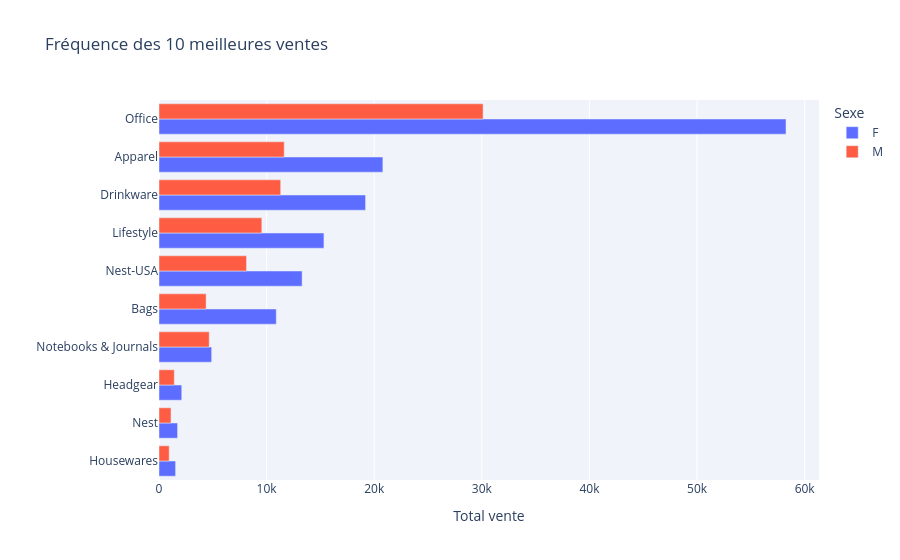

Notebook code cell kept with this figure:
### Markdown cell above
## Etape 4 graphique

### Code cell
def barplot_top_10_ventes(data):
    
    top_10_categories = data.groupby('Product_Category')['Quantity'].sum().sort_values(ascending=False).head(10).index
    
    
    df_plot = data[data['Product_Category'].isin(top_10_categories)]
    
    
    df_plot = df_plot.groupby(['Product_Category', 'Gender'])['Quantity'].sum().reset_index()

    
    fig = px.bar(
        df_plot,
        x='Quantity',
        y='Product_Category',
        color='Gender',
        orientation='h',
        barmode='group', 
        title="Fréquence des 10 meilleures ventes",
        labels={'Quantity': 'Total vente', 'Product_Category': 'Catégorie du produit'},
        category_orders={"Product_Category": list(top_10_categories)},
        color_discrete_map={'F': '#5D6DFF', 'M': '#FF5D43'} 
    )

    
    fig.update_layout(
        plot_bgcolor='rgba(240,244,250,1)', 
        paper_bgcolor='white',
        xaxis_title="Total vente",
        yaxis_title="",
        legend_title="Sexe"
    )
    
    return fig


fig_top10 = barplot_top_10_ventes(df)
fig_top10.show()

### Figure 1 — Plotly figure (JSON) as saved in the notebook; plotly's stock layout.template omitted (floating-point values rounded to 4 significant figures)
{"data": [{"alignmentgroup": "True", "hovertemplate": "Gender=F<br>Total vente=%{x}<br>Catégorie du produit=%{y}<extra></extra>", "legendgroup": "F", "marker": {"color": "#5D6DFF", "pattern": {"shape": ""}}, "name": "F", "offsetgroup": "F", "orientation": "h", "showlegend": true, "textposition": "auto", "type": "bar", "x": [20800.0, 10900.0, 19190.0, 2113.0, 1540.0, 15330.0, 1723.0, 13300.0, 4891.0, 58270.0], "xaxis": "x", "y": ["Apparel", "Bags", "Drinkware", "Headgear", "Housewares", "Lifestyle", "Nest", "Nest-USA", "Notebooks & Journals", "Office"], "yaxis": "y"}, {"alignmentgroup": "True", "hovertemplate": "Gender=M<br>Total vente=%{x}<br>Catégorie du produit=%{y}<extra></extra>", "legendgroup": "M", "marker": {"color": "#FF5D43", "pattern": {"shape": ""}}, "name": "M", "offsetgroup": "M", "orientation": "h", "showlegend": true, "textposition": "auto", "type": "bar", "x": [11640.0, 4376.0, 11310.0, 1420.0, 944.0, 9554.0, 1114.0, 8131.0, 4665.0, 30120.0], "xaxis": "x", "y": ["Apparel", "Bags", "Drinkware", "Headgear", "Housewares", "Lifestyle", "Nest", "Nest-USA", "Notebooks & Journals", "Office"], "yaxis": "y"}], "layout": {"barmode": "group", "legend": {"title": {"text": "Sexe"}, "tracegroupgap": 0}, "paper_bgcolor": "white", "plot_bgcolor": "rgba(240,244,250,1)", "title": {"text": "Fréquence des 10 meilleures ventes"}, "xaxis": {"anchor": "y", "domain": [0, 1], "title": {"text": "Total vente"}}, "yaxis": {"anchor": "x", "categoryarray": ["Housewares", "Nest", "Headgear", "Notebooks & Journals", "Bags", "Nest-USA", "Lifestyle", "Drinkware", "Apparel", "Office"], "categoryorder": "array", "domain": [0, 1], "title": {"text": ""}}}}
